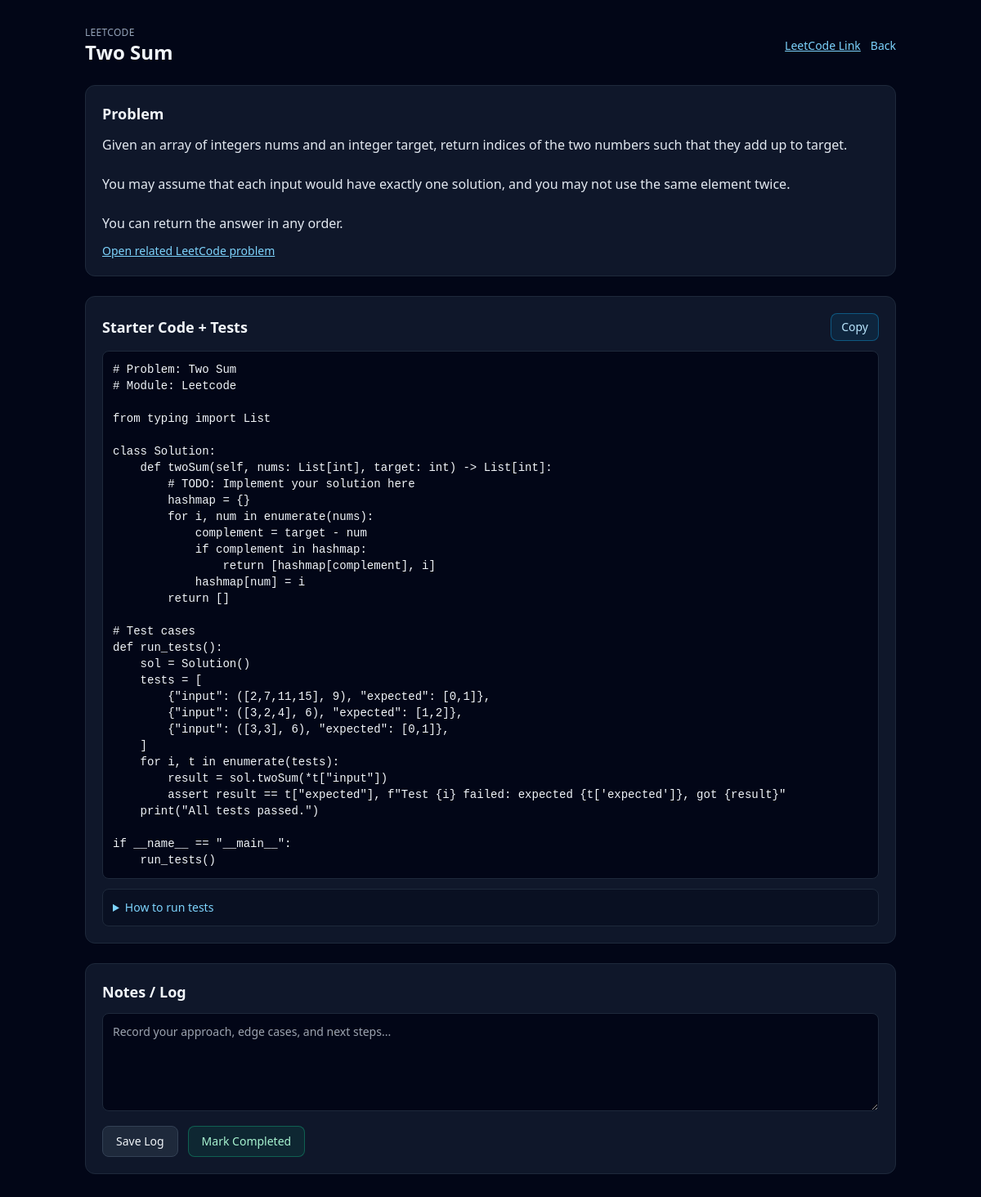
The app's page /tasks/3 with its own data.
### app/models/task.py (models this page shows)
class TodayTask(Base):
    __tablename__ = "today_tasks"
    id = Column(Integer, primary_key=True, index=True)
    date = Column(Date, default=date.today, index=True)
    module_id = Column(String, nullable=False, index=True)
    name = Column(String, nullable=False)
    group = Column(String, nullable=False)
    task_type = Column(String, nullable=False, default="todo")
    problem_text = Column(Text, nullable=True)
    todo_text = Column(Text, nullable=True)
    code_template = Column(Text, nullable=True)
    notes = Column(Text, nullable=True)
    log = Column(Text, nullable=True)
    url = Column(String, nullable=True)
    extra = Column(JSON, nullable=True)

### app/api/tasks.py (the view)
@router.get("/tasks/{task_id}", response_class=HTMLResponse)
def task_detail(request: Request, task_id: int, db: Session = Depends(get_db)):
    task = db.query(TodayTask).filter(TodayTask.id == task_id).first()
    source = "today"
    if not task:
        task = db.query(TaskHistory).filter(TaskHistory.id == task_id).first()
        source = "history"
    if not task:
        raise HTTPException(status_code=404, detail="Task not found")
    template_name = "tasks/coding_detail.html" if task.task_type == "coding" else "tasks/todo_detail.html"
    return templates.TemplateResponse(
        template_name,
        {
            "request": request,
            "task": task,
            "module_id": task.module_id,
            "title": task.name,
            "problem_text": task.problem_text,
            "code_template": task.code_template,
            "log": task.log,
            "source": source,
        },
    )

### app/templates/tasks/coding_detail.html (shortened to what this page needs)
<!DOCTYPE html>
<html lang="en">
<head>
  <link rel="stylesheet" href="https://cdnjs.cloudflare.com/ajax/libs/highlight.js/11.9.0/styles/github-dark.min.css">
  <script src="https://cdn.tailwindcss.com"></script>
</head>
<body class="bg-slate-950 text-slate-100 min-h-screen">
  <div class="max-w-5xl mx-auto px-4 py-8 space-y-6">
    <header class="flex items-center justify-between gap-3">
      <div>
        <p class="text-xs text-slate-400 uppercase tracking-wide">{{ module_id }}</p>
        <h1 class="text-2xl font-bold">{{ title }}</h1>
      </div>
      <div class="flex items-center gap-3">
        {% if task.url %}
          <a href="{{ task.url }}" target="_blank" rel="noopener" class="text-sm text-sky-300 underline">LeetCode Link</a>
        {% endif %}
        <a href="/" class="text-sm text-sky-300">Back</a>
      </div>
    </header>
    <section class="bg-slate-900 border border-slate-800 rounded-xl p-5 space-y-3">
      <h2 class="text-lg font-semibold">Problem</h2>
      <p class="text-slate-200 whitespace-pre-line">{{ problem_text or 'No description provided.' }}</p>
      {% if task.url %}
        <div class="text-sm">
          <a href="{{ task.url }}" target="_blank" rel="noopener" class="text-sky-300 underline">Open related LeetCode problem</a>
        </div>
      {% endif %}
    </section>
    <section class="bg-slate-900 border border-slate-800 rounded-xl p-5 space-y-3">
      <div class="flex items-center justify-between">
        <h2 class="text-lg font-semibold">Starter Code + Tests</h2>
        <button
          class="px-3 py-1.5 text-sm bg-sky-500/10 border border-sky-500/40 rounded-lg text-sky-200"
          onclick="copyCode()">Copy</button>
      </div>
      <div class="overflow-auto">
        <pre class="rounded-lg bg-slate-950 border border-slate-800 p-3 text-sm"><code class="language-python" id="code-block">{{ code_template or '# No template provided' | e }}</code></pre>
      </div>
      <details class="bg-slate-950/40 border border-slate-800 rounded-lg p-3 text-sm text-slate-200">
        <summary class="cursor-pointer text-sky-300">How to run tests</summary>
      </details>
    </section>
    <section class="bg-slate-900 border border-slate-800 rounded-xl p-5 space-y-3">
      <h2 class="text-lg font-semibold">Notes / Log</h2>
      <form class="space-y-3" id="log-form">
        <textarea name="log" id="log" class="w-full min-h-[120px] bg-slate-950 border border-slate-800 rounded-lg p-3 text-sm"
          placeholder="Record your approach, edge cases, and next steps...">{{ log or '' }}</textarea>
        <div class="flex items-center gap-3">
          <button type="button" onclick="saveLog()" class="px-4 py-2 bg-slate-800 border border-slate-700 rounded-lg text-sm">Save Log</button>
          <button type="button" onclick="completeTask()" class="px-4 py-2 bg-emerald-500/10 border border-emerald-500/40 text-emerald-200 rounded-lg text-sm">Mark Completed</button>
        </div>
      </form>
    </section>
  </div>
</body>
</html>

### records on screen
TodayTask: module "LEETCODE", name "Two Sum", problem_text "Given an array of integers nums and an integer target, return indices of the two numbers such that they add up to target. You may assume that each input would have exactly one solution, and you may not use the same element twice. You can return the answer in any order.", code_template "# Problem: Two Sum # Module: Leetcode from typing import List class Solution: def twoSum(self, nums: List[int], target: int) -> List[int]: # TODO: Implement your solution here hashmap = {} for i, num in enumerate(nums): complement = target - num if complement in hashmap: return [hashmap[complement], i] hashmap[num] = i return [] # Test cases def run_tests(): sol = Solution() tests = [ {\"input\": ([2,7,11,15], 9), \"expected\": [0,1]}, {\"input\": ([3,2,4], 6), \"expected\": [1,2]}, {\"input\": ([3,3], 6), \"expected\": [0,1]}, ] for i, t in enumerate(tests): result = sol.twoSum(*t[\"input\"]) assert result == t[\"expected\"], f\"Test {i} failed: expected {t['expected']}, got {result}\" print(\"All tests…"
